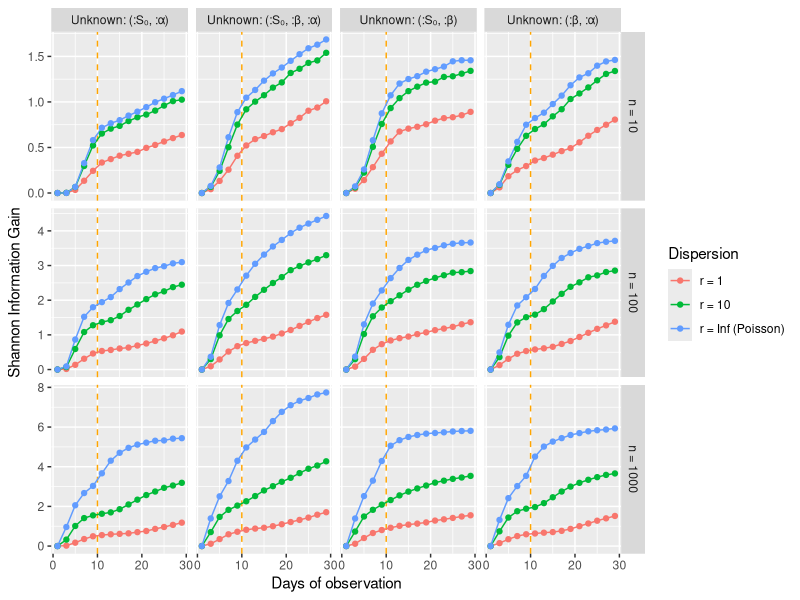

Generate this figure with R:
library(tidyverse)
library(ggthemes)

true_inf <- c(
    0.01, 0.017234986028274994, 0.029226916688214286, 0.0482619354074302, 0.07644676001950913, 0.11397801673090434, 0.15694203765403592,
    0.197068585361762, 0.22556384374277325, 0.23791293991026669, 0.2351898235396991, 0.22162345300496464, 0.2018696959400936, 
    0.1795447345733238, 0.15704515578805922, 0.13574849445435141, 0.11635024064541434, 0.09910377645846799, 0.08402199574081326, 0.0709903078468306, 0.059817465836561626, 0.05029848904490269, 0.04222657248401512, 0.03540215277236312, 
    0.029650387465228304, 0.024814410446680653, 0.02075294687536625, 0.017345265065778624, 0.014491436294653753, 0.012103619476697134, 0.010105741535796938
)
peak <- which.max(true_inf)
tsteps <- seq(1, length(true_inf)-1, by=2)

(inct_org <- read_csv("data/sims/increasing-tspan/results-03-18.csv"))

inct <- inct_org |>
    select(utils, obs_model, obs_params, param_comb, true=θtrue) |>
    mutate(utils=str_replace_all(utils, "Any|\\[|\\]", "")) |>
    separate(utils, str_c("u", tsteps), sep=",", convert=TRUE, fill="right") |>
    pivot_longer(matches("u\\d+"), names_to="t", values_to="SIG") |>
    mutate(t=as.double(str_extract(t, "\\d+")))

mylab <- function(x) paste0("Unknown: ", x)

inct |>
    mutate(
        rate=ifelse(str_detect(obs_params, "r"), str_extract(obs_params, "r = \\d+"), "r = Inf (Poisson)"),
        ntest=str_extract(obs_params, "n = \\d+")
    ) |>
    # filter(obs_model == "neg_binom") |>
    ggplot(aes(t, SIG, col=rate)) +
    geom_vline(xintercept=peak, col="orange", linetype="dashed") +
    geom_line() +
    geom_point() +
    facet_grid(ntest~param_comb, scales="free_y", labeller=labeller(param_comb=as_labeller(mylab))) +
    labs(x="Days of observation", y="Shannon Information Gain", col="Dispersion")
